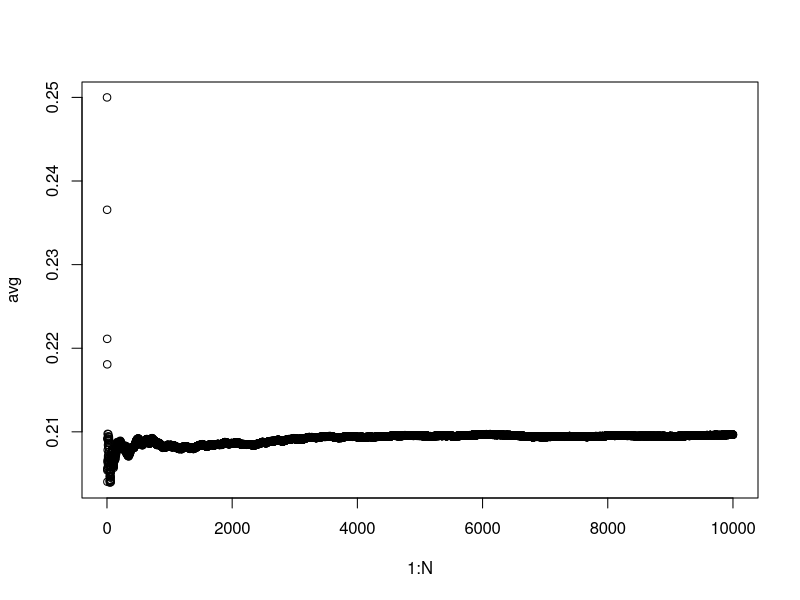
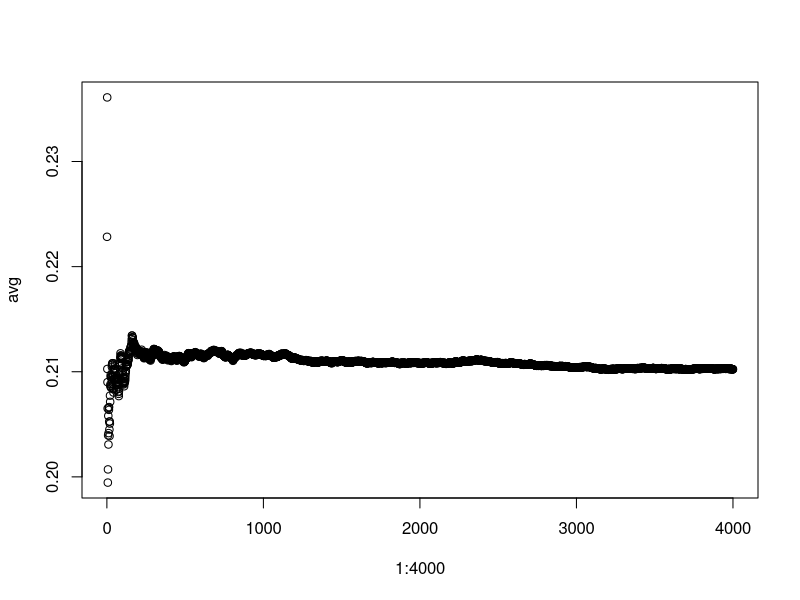
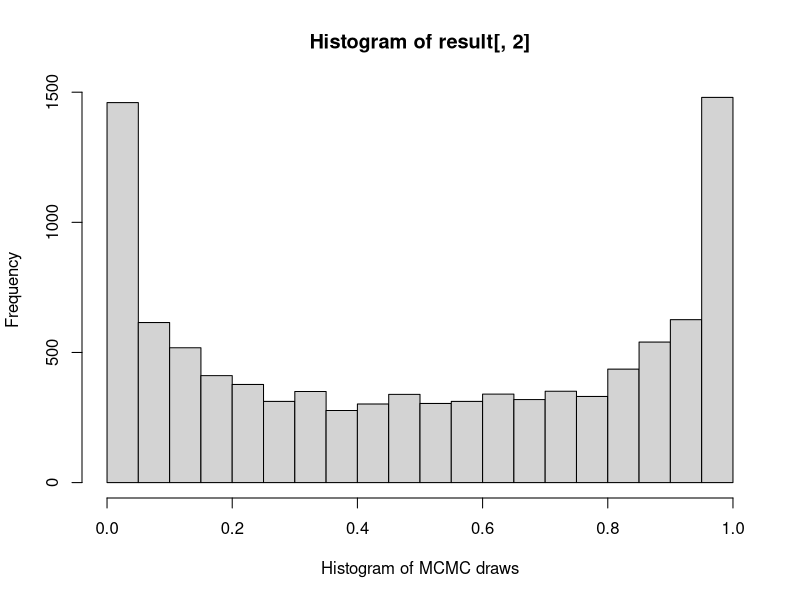
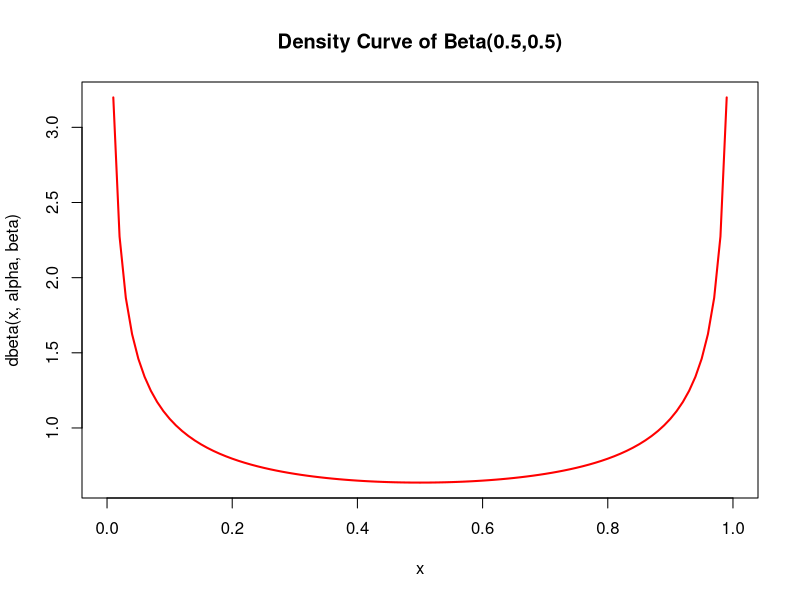

These charts were generated, in order, by the following R code:
## ---- chunk 1
knitr::opts_chunk$set(echo = TRUE)
## ---- chunk 2
neighbour <- function(n,a,draw){
  nghbr = matrix(ncol=2)
  for (i in 1:(n-1)) {
    for (j in (i+1):n) {
      draw_tmp = draw
      temp = draw_tmp[i]
      draw_tmp[i] = draw_tmp[j]
      draw_tmp[j] = temp
      if(sum((1:n)*draw_tmp)>a){
        nghbr = rbind(nghbr,c(i,j))
      }
    }
  }
  return(nghbr)
}
MH <- function(N,n,a,start){
  if(!(sum((1:n)*start)>a)){stop("starting point error!")}
  count = 1
  result = matrix(start,nrow = 1)
  while (count<N){
    nb = neighbour(n,a,result[count,])
    p = runif(1,0,1)
    Nx = nrow(nb)
    index = as.numeric(nb[round(p*Nx),])
    draw_tmp = result[count,]
    temp = draw_tmp[index[1]]
    draw_tmp[index[1]] = draw_tmp[index[2]]
    draw_tmp[index[2]] = temp
    Ny = nrow(neighbour(n,a,draw_tmp))
    pi_ratio = Nx/Ny
    if( pi_ratio>=1 | runif(1,0,1)<pi_ratio){
      count = count+1
      result = rbind(result,draw_tmp)
      
    }
  }
  return(result)
}
## ---- chunk 3
set.seed(1)
N = 10
n = 100
a = 10000
start = sample(1:n)
# find a feasible starting point
while (sum((1:n)*start)<=a) {
  start = sample(1:n)
}
MH(N,n,a,start)
## ---- chunk 4
N = 10000
MH <- function(N,start,x){
  if(start<=0 | start>=0.5){stop("starting point error!")}
  count = 1
  result = c(start)
  while (count<N){
    new = runif(1,0,0.5)
    pi_ratio = (((1-new)/(1-result[count]))^x[2]*((1-2*new)/(1-2*result[count]))^x[3]*(new/result[count])^(x[4]+x[5]))
    if( pi_ratio>=1 | runif(1,0,1)<pi_ratio){
      count = count+1
      result[count] = new    
    }
  }
  return(result)
}
x = c(82, 72, 45, 34, 17)
r=MH(N,0.25,x)
mavg <- function(x){
  n = length(x)
  avg = c()
  s = 0
  for (i in 1:n) {
    s = s + x[i]
    avg[i] = s/i
  }
  return(avg)
}
avg = mavg(r)
plot(1:N,avg)
## ---- chunk 5
nburn <- 4000
nsave <- 4000
MH <- function(nburn,nsave,start,x){
  N = nburn + nsave
  if(start<=0 | start>=0.5){stop("starting point error!")}
  count = 1
  result = c(start)
  while (count<N){
    new = runif(1,0,0.5)
    pi_ratio = (((1-new)/(1-result[count]))^x[2]*((1-2*new)/(1-2*result[count]))^x[3]*(new/result[count])^(x[4]+x[5]))
    if( pi_ratio>1 | runif(1,0,1)<pi_ratio){
      count = count+1
      result[count] = new    
    }
  }
  return(result[-1:-nburn])
}
r=MH(4000,4000,0.25,x)
avg = mavg(r)
plot(1:4000,avg)
est = mean(r);est
## ---- chunk 6
beta0 = seq(0.05,0.45,0.05)
est = c()
sd  = c()
m = c()
s = 40
r = 100
for (i in 1:length(beta0)) {
  result=MH(4000,4000,beta0[i],x)
  est[i] = mean(result)
  for (j in 1:s) {
    m[j] = mean(result[((j-1)*r+1):(j*r)])
  }
  sd[i] = sum((m-mean(m))^2)/(s-1)
}
est
sd
## ---- chunk 7
set.seed(1)
n = 50
mu = 1
N = 10
dIsing <- function(x,mu,Z=1){
  return(exp(sum(mu*x[-length(x)]*x[-1]))/Z)
}
#Gibbs
start = rbinom(n,1,0.5)
start = replace(start,start==0,-1)
result = matrix(start,nrow=1)
for (i in 2:N) {
  result = rbind(result,result[i-1,])
  for (j in 1:n) {
    temp1 = temp2 = result[i,]
    temp1[j] = -1
    temp2[j] = 1
    s = dIsing(temp1,1) + dIsing(temp2,1)
    p1 = dIsing(temp1,1)/s
    if(runif(1)<p1){
      result[i,] = temp1
    }else{
      result[i,] = temp2
    }
  }
}
result
## ---- chunk 8
set.seed(1)
N = 10000
n = 20
alpha = beta = 0.5
#Gibbs
start = c(1,0.5)
result = matrix(start,nrow=1)
for (i in 2:N) {
  result = rbind(result,result[i-1,])
  result[i,1] = rbinom(1,n,result[i,2])
  result[i,2] = rbeta(1,result[i,1]+alpha, n-result[i,1]+beta)
}
hist(result[,2],xlab = "Histogram of MCMC draws")
curve(dbeta(x, alpha, beta), from = 0, to = 1, col = "red", 
      lwd = 2, main = "Density Curve of Beta(0.5,0.5)")
## ---- chunk 9
set.seed(1)
B = 2
N = 10000
#Gibbs
start = c(1.5,1.5)
result = matrix(start,nrow=1)
for (i in 2:N) {
  result = rbind(result,result[i-1,])
  repeat{
    t = rexp(1,result[i,2])
    if(t<B){
      result[i,1] = t
      break
    }
  }
  repeat{
    t = rexp(1,result[i,2])
    if(t<B){
      result[i,2] = t
      break
    }
  }
}
est = mean(result[,1]);est
cor(result[,1],result[,2])
